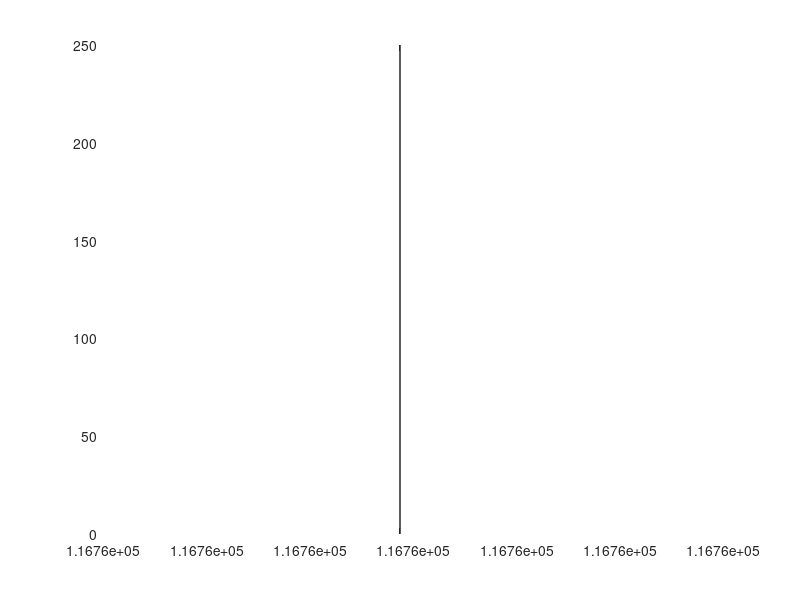
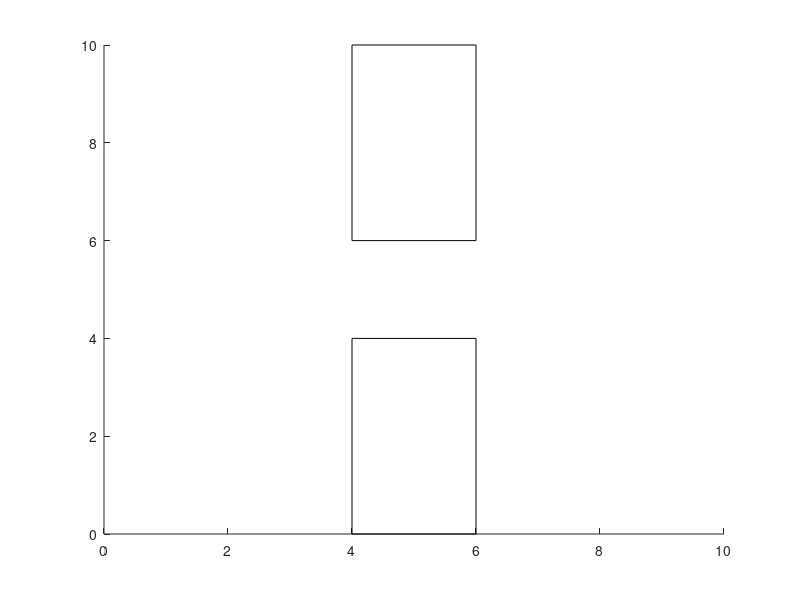

MATLAB code to generate these figures, in order: (Note: this script raises an error after producing the figures.)
close all;
clear all;
%set imulation param 
x_size = 10; %unit = m
y_size = 10;
Ts = 10^(-6); %sampling time (unit = s)
plot_num = 20;
iter_num = 500;
grid_numX = 50;
grid_numY = 50; %E-density and temperature maps grid number

%inserted boxes define by interval of x and y axis [x_L x_R y_down y_up]
box_num = 2;
box = [4 6 6 y_size; 4 6 0 4];
%plot the box
figure(2);
for i=1:box_num
    boxL = box(i, 2) - box(i, 1);
    boxH = box(i, 4) - box(i, 3);
    figure(2);
    rectangle('Position', [box(i, 1) box(i, 3) boxL boxH]);
    axis([0 x_size 0 y_size])
    hold on;
end

%e- parameter
m = 9.11 * 10^(-31);
T = 300; %unit = K
kb = 1.38 * 10^(-23); %Boltzmann constant
v_th = sqrt(3*kb*T / m) %thermal velocity

e_num = 1000; %number of electron
tmn = 0.2 * 10^(-12);
p_scatter = 1 - exp(-Ts / tmn);
avg_temp = zeros([1, iter_num]);

%initial position
e_posx = randi([0 min(box(:, 1))], e_num, 1);
e_posy = randi([0 (y_size-1)], e_num, 1); %generate random position of n electrons withing the area
e_posx_old = zeros(e_num, 1);
e_posy_old = zeros(e_num, 1);

%initial speed
std = sqrt(m / (2*pi*kb*T));
rand_v = normrnd(v_th, std, [1 e_num]);
%plot the speed distribution
figure(1);
hist(rand_v);
e_vx = zeros(e_num, 1); 
e_vy = zeros(e_num, 1); 
for i=1:e_num
    low = round((-60 /180) * pi);
    high = round((60 / 180) * pi);
    dir = randi([low high]);
    e_vx(i) = rand_v(i) * cos(dir); %new Vx
    e_vy(i) = rand_v(i) * sin(dir); %new Vy
end

pause(5);

%iteration start
for i=1:iter_num

    if(i >= 5)

        %store the prev position
        e_posx_old = e_posx;
        e_posy_old = e_posy; 
        %position update
        e_posx = e_posx + (Ts*e_vx);
        e_posy = e_posy + (Ts*e_vy);
        
        for j=1:e_num
            vx_old = e_vx(j);
            vy_old = e_vy(j);
            e_vx(j) = vx_old;
            e_vy(j) = vy_old;
    
            %check y-axis
            if (e_posy(j) >= y_size) || (e_posy(j) <= 0)
                e_vy(j) = -vy_old;
            else
                e_vy(j) = vy_old;
            end

            %check x-axis (same as y boundary now
            if (e_posx(j) >= x_size) || (e_posx(j) <= 0)
                e_vx(j) = -vx_old;
            else
                e_vx(j) = vx_old;
            end
           
            %check inserted boxes
            for b=1:box_num
                if (e_posx(j) >= box(b, 1)) && (e_posx(j) <= box(b, 2)) && (e_posy(j) >= box(b, 3)) && (e_posy(j) <= box(b, 4)) %if particl in the dead region
                    if (e_posx_old(j) <= box(b, 1) || (e_posx_old(j) >= box(b, 2))) %if partivle come from the sides of the box
                        e_vx(j) = -vx_old;
                    elseif ((e_posy_old(j) < box(b, 3)) || (e_posy_old(j) > box(b, 4))) %if particle top/bottom of the box
                        e_vy(j) = -vy_old;
                    else
                        e_vx(j) = -vx_old;
                        e_vy(j) = -vy_old;
                    end
                end
            end
    
            %update position
            e_posy(j) = e_posy(j) + (Ts*e_vy(j));
            e_posx(j) = e_posx(j) + (Ts*e_vx(j));

            %{
            %check x boundary
            if (e_posx(j) >= x_size)
                e_posx(j) = 0;
                e_posx_old(j) = 0;
            elseif (e_posx(j) < 0)
                e_posx(j) = x_size;
                e_posx_old(j) = x_size;
            end 
            %}

    
            %speed for next iteration
            if (randi([0 100]) <= p_scatter)
                dir = randi([0 360]);
                e_vx(j) = v_th * cos(dir); %new Vx
                e_vy(j) = v_th * sin(dir); %new Vy
            end
        end
        
        %plotting
        traj_x = [e_posx_old e_posx];
        traj_y = [e_posy_old e_posy];
        for k=1:plot_num
            figure(2);
            plot(traj_x(k, :), traj_y(k, :), 'SeriesIndex', k);
            hold on;
        end
    
        %average temperature calculation
        ev = sqrt((e_vx.^2) + (e_vy.^2));
        ev_avg = sum(ev) / e_num;
        avg_temp(i) = ((ev_avg^2) * m) / (3*kb);
        
        pause(0.0001); %change this number to change the animation speed

    end
end

%plot avg temperature
figure(3);
plot(linspace(0, iter_num, iter_num), avg_temp, ".-")

%plot the E-density and termperature map
grid_x = x_size / grid_numX;
grid_y = y_size / grid_numY;
e_dens = zeros(grid_numY, grid_numX);
t_map = zeros(grid_numY, grid_numX);
for i=0:(grid_numY - 1)
    for j=0:(grid_numX - 1)
        for k=1:e_num
            up_limx = (i*grid_x) + grid_x;
            low_limx = i*grid_x;
            up_limy = (j*grid_y) + grid_y;
            low_limy = j*grid_y;
            if (e_posx(k) < up_limx) && (e_posx(k) >= low_limx) && (e_posy(k) < up_limy) && (e_posy(k) >= low_limy)
                e_dens(i+1, j+1) = e_dens(i+1, j+1) + 1;
                ev = sqrt((e_vx(k)^2) + (e_vy(k)^2));
                t_map(i+1, j+1) = t_map(i+1, j+1) + (((ev^2) * m) / (3*kb));
            end 
        end
    end
end
denX = linspace(0, grid_numX, grid_numX);
denY = linspace(0, grid_numY, grid_numY);
[denx deny] = meshgrid(denX, denY);
%E-density
figure(4);
surf(denx, deny, e_dens);
%T map
figure(5);
surf(denx, deny, t_map);




